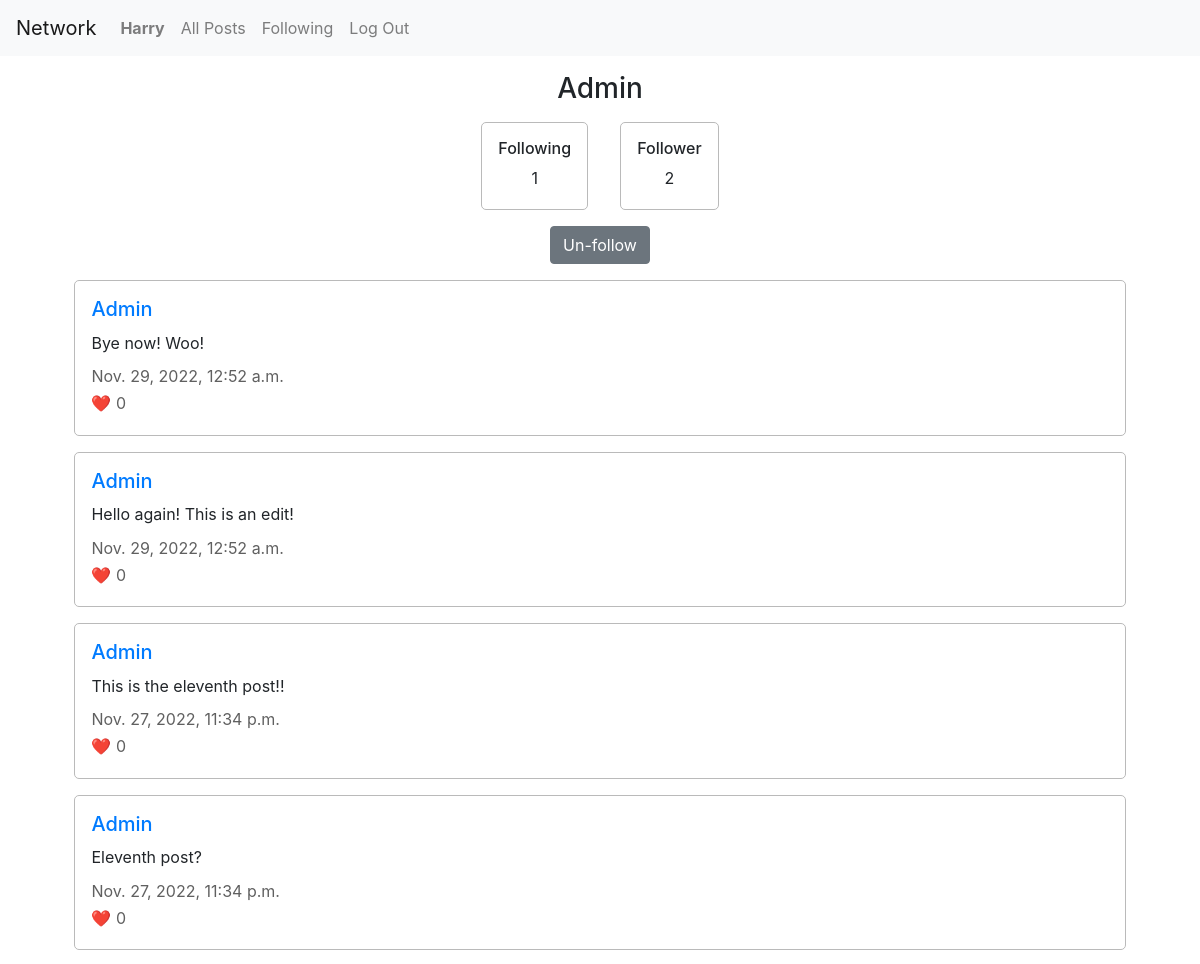
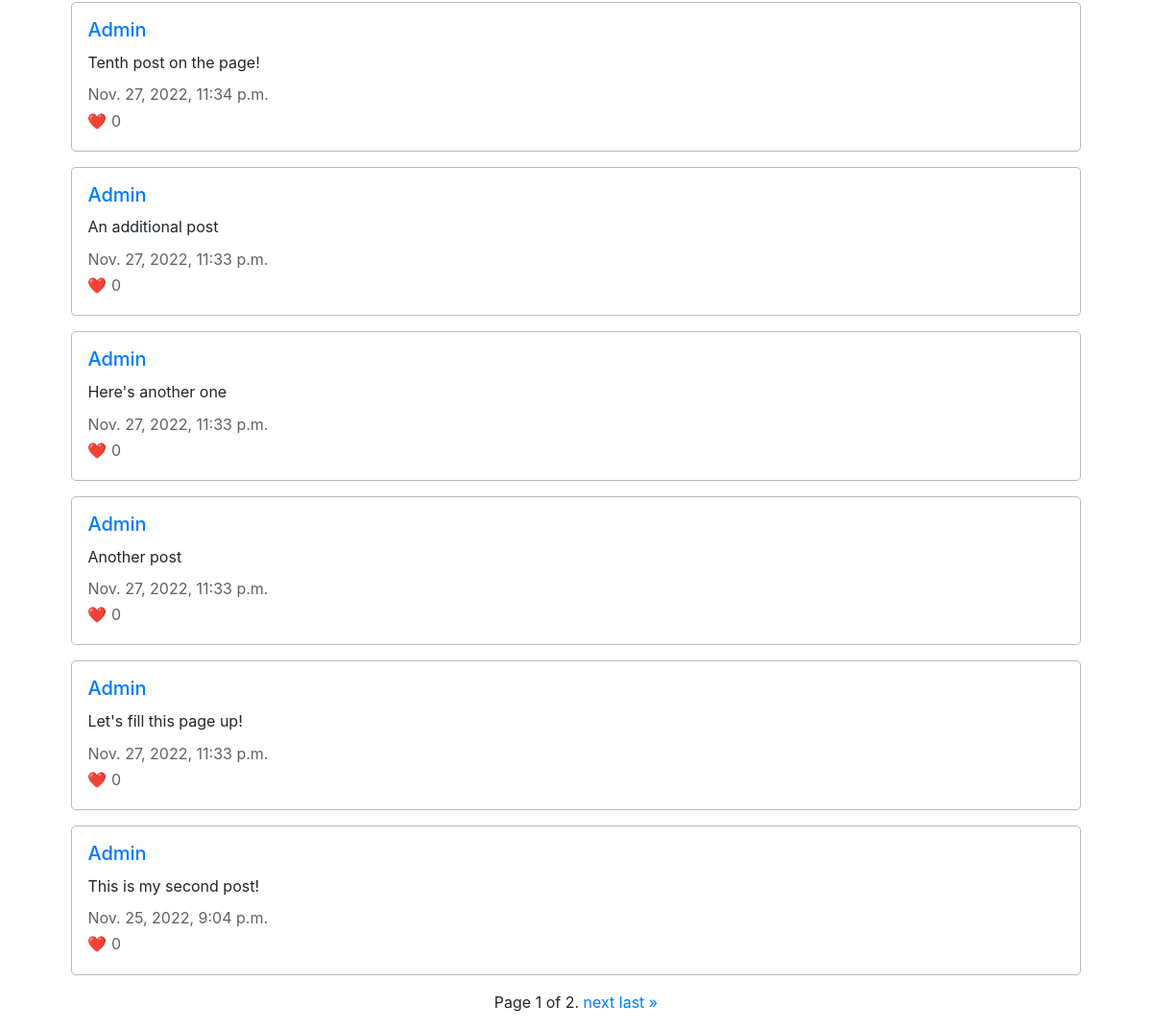
The page /user/Admin (signed in) on the database its author committed (2 pictures, top to bottom).
### network/models.py (models this page shows, shortened)
class User(AbstractUser):
    pass

class Post(models.Model):
    user = models.ForeignKey("User", on_delete=models.CASCADE, related_name ="posts")
    content = models.TextField(max_length=255)
    timestamp = models.DateTimeField(auto_now_add=True)
    likes = models.ManyToManyField("User", blank=True, related_name="liked")

### network/views.py (the view, shortened to what this page needs)
# urls.py: path("user/<str:username>", views.user, name="user"),
def user(request, username):
    watcher = User.objects.get(username=request.user)
    user = User.objects.get(username=username)
    posts = Post.objects.all()
    userposts = posts.filter(user=user.id).order_by('timestamp').reverse()
    followingCount = user.following.all().count()
    followedCount = user.followed.all().count()
    followLink = Follow.objects.filter(following = watcher, followed = user)
    ownPage = False
    isFollowing = False
    if user == watcher:
        ownPage = True
    elif followLink.exists():
        isFollowing = True
    paginator = Paginator(userposts, 10)
    page_num = request.GET.get('page')
    page_obj = paginator.get_page(page_num)
    return render(request, "network/user.html", {
        "username": user.username,
        "page_obj": page_obj,
        "ownpage": ownPage,
        "isfollowing": isFollowing,
        "following": followingCount,
        "follower": followedCount
    })

### network/templates/network/user.html (shortened to what this page needs)
{% extends "network/layout.html" %}
{% load static %}
{% block body %}
    <h3>{{ username }}</h3>
    <div class="user-info">
        <div class="section">
            <h6>Following</h6>
            <p>{{ following }}</p>
        </div>
        <div class="section">
            <h6>Follower</h6>
            <p>{{ follower }}</p>
        </div>
    </div>
    {% if not ownpage %}
        <div class="follow-block">
            <form action="{% url 'user' username %}" method = "post">
                {% if isfollowing %}
                    <input type="submit" id="follow-btn" class="btn btn-secondary btn-block" name="unfollow" value="Un-follow">
                {% else %}
                    <input type="submit" id="follow-btn" class="btn btn-primary btn-block" name="follow" value="Follow">
                {% endif %}
            </form>
        </div>
    {% endif %}
    {% for post in page_obj %}
        <div class="section">
            <h5><a href="{% url 'user' username %}">{{ username }}</a></h5>
            <p class="post-content">{{ post.content }}</p>
            <p class="grey">{{ post.timestamp }}</p>
            <p class="grey">&#10084;&#65039; {{ post.likes.all.count }}</p>
        </div>
    {% endfor %}
    <div class="pagination">
        <span class="step-links">
            <span class="current">
                Page {{ page_obj.number }} of {{ page_obj.paginator.num_pages }}.
            </span>
            {% if page_obj.has_next %}
                <a href="?page={{ page_obj.next_page_number }}">next</a>
                <a href="?page={{ page_obj.paginator.num_pages }}">last &raquo;</a>
            {% endif %}
        </span>
    </div>
{% endblock %}

### network/templates/network/layout.html (shortened to what this page needs)
{% load static %}
<!DOCTYPE html>
<html lang="en">
    <head>
        <link rel="stylesheet" href="https://stackpath.bootstrapcdn.com/bootstrap/4.4.1/css/bootstrap.min.css">
        <link href="{% static 'network/styles.css' %}" rel="stylesheet">
    </head>
    <body>
        <nav class="navbar navbar-expand-lg navbar-light bg-light">
            <a class="navbar-brand" href="#">Network</a>
            <div class="collapse navbar-collapse" id="navbarNav">
                <ul class="navbar-nav mr-auto">
                {% if user.is_authenticated %}
                    <li class="nav-item">
                        <a class="nav-link" href="{% url 'user' user.username %}"><strong>{{ user.username }}</strong></a>
                    </li>
                {% endif %}
                <li class="nav-item">
                    <a class="nav-link" href="{% url 'index' %}">All Posts</a>
                </li>
                {% if user.is_authenticated %}
                    <li class="nav-item">
                        <a class="nav-link" href="{% url 'following' %}">Following</a>
                    </li>
                    <li class="nav-item">
                        <a class="nav-link" href="{% url 'logout' %}">Log Out</a>
                    </li>
                {% endif %}
                </ul>
            </div>
        </nav>
        <div class="body">
            {% block body %}
            {% endblock %}
        </div>
    </body>
</html>

### network/static/network/styles.css (style rules this page uses)
.body { display: flex; flex-direction: column; justify-content: center; align-items: center; gap: 1rem; margin: 1rem; }
.section { width: 90%; border: 0.2px rgb(186, 186, 186) solid; border-radius: 5px; padding: 1rem; }
h3 { margin-bottom: 0rem; }
h5 { margin-bottom: 0.6rem; }
p { margin-bottom: 0.2rem; }
.post-content { margin-bottom: 0.6rem; }
.grey { color: rgb(96, 96, 96); }
.user-info { display: flex; flex-direction: row; justify-content: center; align-items: center; text-align: center; gap: 2rem; }

### rows shown on the page
User: username "Harry"
User: username "Admin"
Post: content "Bye now! Woo!", timestamp "Nov. 29, 2022, 12:52 a.m.", likes.all.count "0"
Post: content "Hello again! This is an edit!", timestamp "Nov. 29, 2022, 12:52 a.m.", likes.all.count "0"
Post: content "This is the eleventh post!!", timestamp "Nov. 27, 2022, 11:34 p.m.", likes.all.count "0"
Post: content "Eleventh post?", timestamp "Nov. 27, 2022, 11:34 p.m.", likes.all.count "0"
Post: content "Tenth post on the page!", timestamp "Nov. 27, 2022, 11:34 p.m.", likes.all.count "0"
Post: content "An additional post", timestamp "Nov. 27, 2022, 11:33 p.m.", likes.all.count "0"
Post: content "Here's another one", timestamp "Nov. 27, 2022, 11:33 p.m.", likes.all.count "0"
Post: content "Another post", timestamp "Nov. 27, 2022, 11:33 p.m.", likes.all.count "0"
Post: content "Let's fill this page up!", timestamp "Nov. 27, 2022, 11:33 p.m.", likes.all.count "0"
Post: content "This is my second post!", timestamp "Nov. 25, 2022, 9:04 p.m.", likes.all.count "0"

### other values the page prints
{{ following }} "1"
{{ follower }} "2"
{{ page_obj.number }} "1"
{{ page_obj.paginator.num_pages }} "2"
